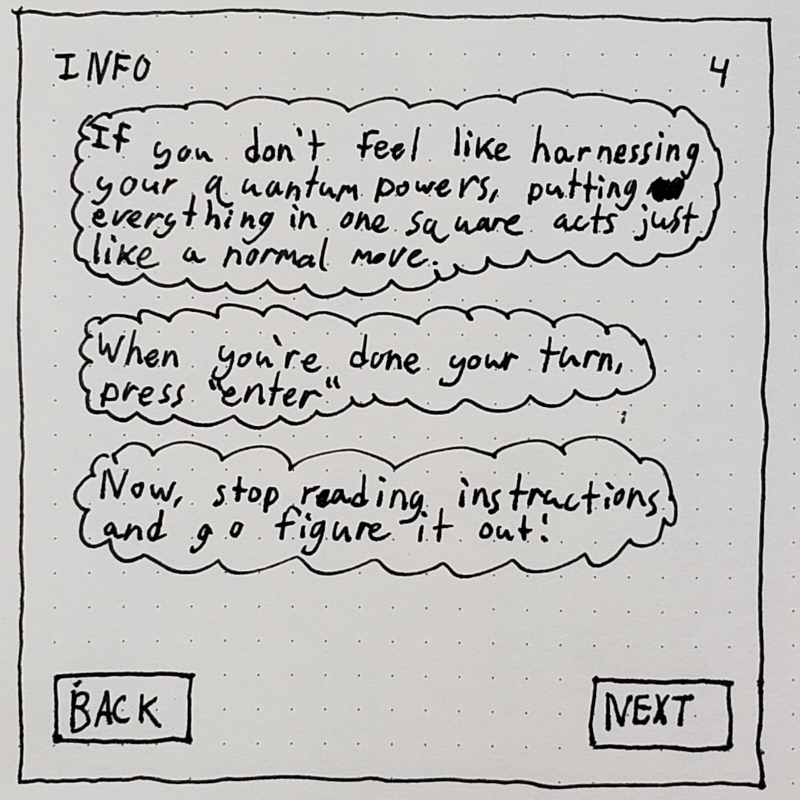
#> input picture assets/20200121_113425.jpg, 1600 x 1600 px, given in place of loading.gif, which was not available (shown at 1/2 size)
$ python -i tic-tac-no.py   (imports and definitions only)   (older library calls are emulated)
#> lines starting #> are read from the running program, lines starting #| are printed output that depends on the picture
#import statements
from tkinter import Canvas, Tk
from sys import exit
from time import sleep, time
from random import randint, uniform, choice
from math import sqrt, ceil
import os

try:
    from PIL import Image, ImageTk
except ModuleNotFoundError:
    # print("\nMODULE `PILLOW` NOT FOUND, INSTALLING NOW...\n")
    print("\n******ERROR******\nplease run `pip install pillow`, to make this work\n")
    exit()

#initialize tkinter and canvas
# [1 line not run here, left out]
# [1 line that did not run here, left out]

class qbit:
    """
    A qbit normally means the smallest piece of quantum information that can have two states (or a superposition of those two statements)
    Here, a qbit is a small particle that dissipates, and will swap from blue to red randomly
    """
    # [84 lines left out: functions __init__, normalizeVel, draw, update, not called in this run]

class game:
    """
    This is the base class that represents a game of tic-tac-toe.
    """
    # [599 lines left out: functions __init__, drawEffects, generateBoard, draw, getCurrSquare, getSquare and 7 more, not called in this run]

class campaignGame(game):
    """
    A subclass of game that supports single player
    """
    # [490 lines left out: functions __init__, passTurn, findHoles, fixMap, update, setInitialValues, not called in this run]

def loadPics():
    """
    This is a special function that loads all the pictures needed for the game
    """
    global pics

    #the loading can take quite long, so the loading image is loaded first to act as a temporary background
    loadingImage = Image.open("assets/loading.gif")
#> loadingImage is the input picture: PIL image 1600x1600 RGB; mean R, G, B 191.5, 190.2, 188
    loadingImage = loadingImage.resize((800, 800), Image.ANTIALIAS)
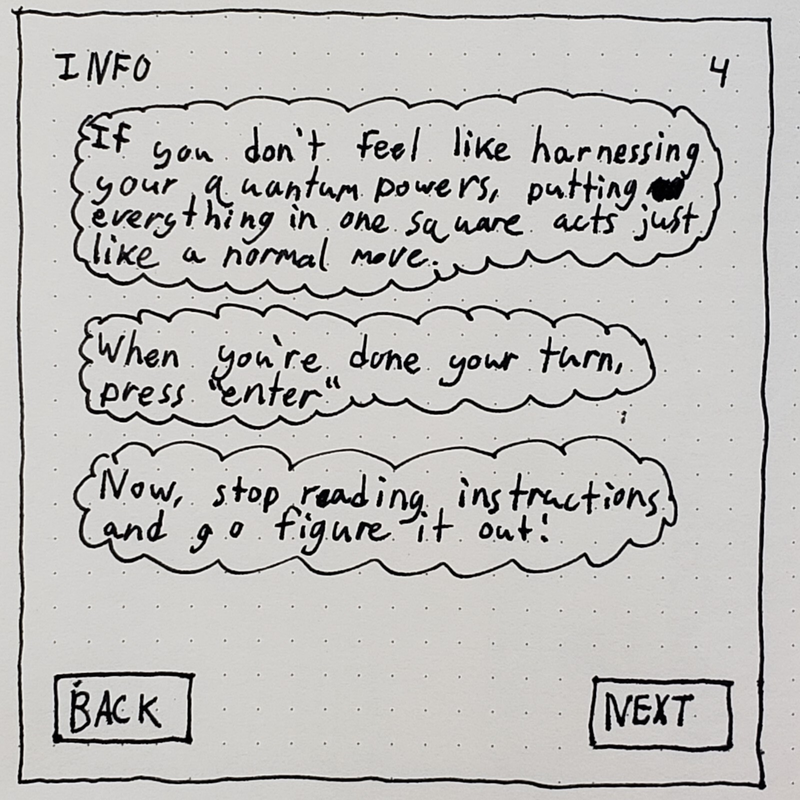
#> loadingImage: PIL image 800x800 RGB; mean R, G, B 191.6, 190.3, 188
    loadingImage = ImageTk.PhotoImage(image=loadingImage)

    #draw this image on the screen
#> (the run stopped early here; a loop or call above may not have finished)

$ run again, on assets/20200121_113504.jpg
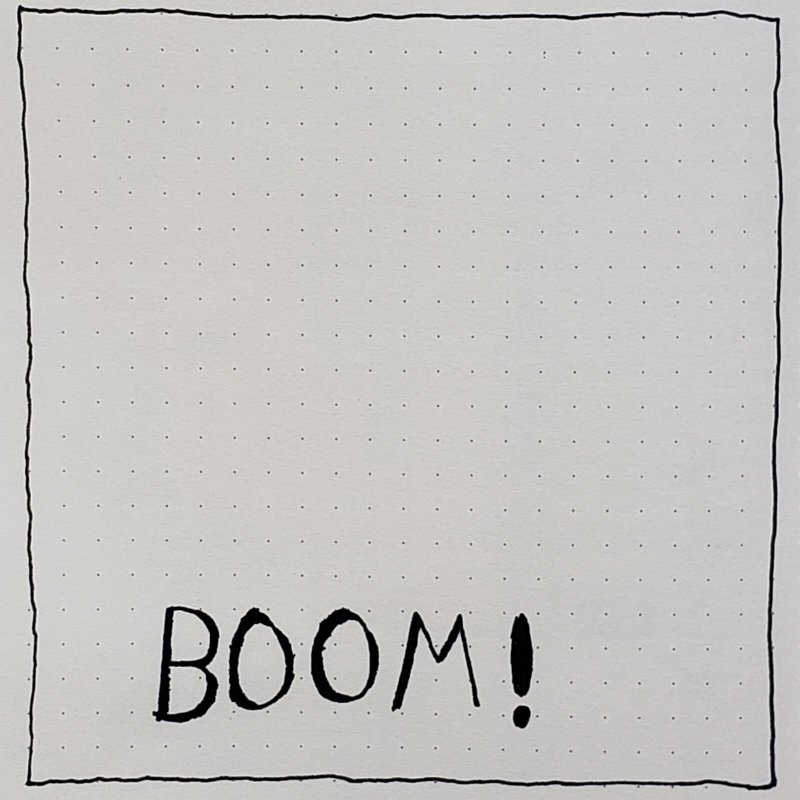
#> input picture assets/20200121_113504.jpg, 1600 x 1600 px, given in place of loading.gif, which was not available (shown at 1/2 size)
#> in loadPics, loadingImage is the input picture: PIL image 1600x1600 RGB; mean R, G, B 197.1, 195.7, 192.9
#> in loadPics, `loadingImage = loadingImage.resize((800, 800), Image.ANTIALIAS)`:
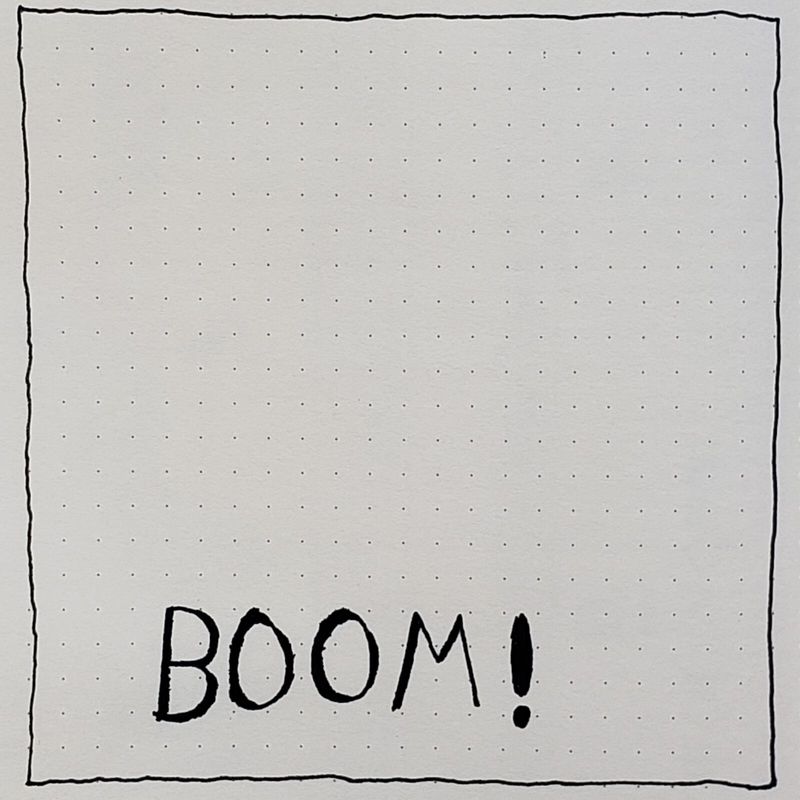
#> loadingImage: PIL image 800x800 RGB; mean R, G, B 197.2, 195.7, 192.9

$ run again, on assets/20200121_113520.jpg
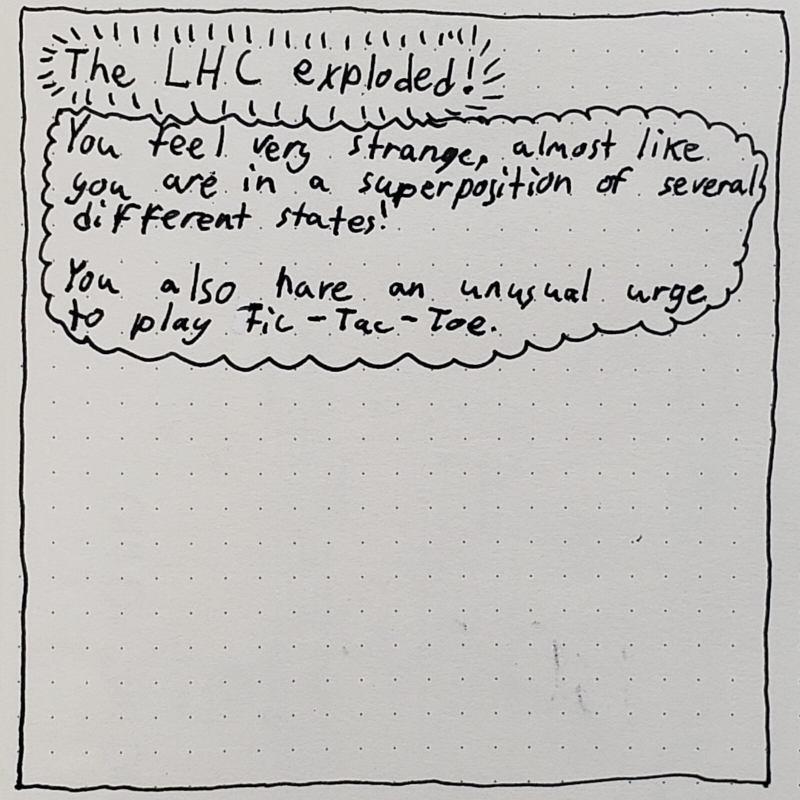
#> input picture assets/20200121_113520.jpg, 1600 x 1600 px, given in place of loading.gif, which was not available (shown at 1/2 size)
#> in loadPics, loadingImage is the input picture: PIL image 1600x1600 RGB; mean R, G, B 191.4, 189.6, 187
#> in loadPics, `loadingImage = loadingImage.resize((800, 800), Image.ANTIALIAS)`:
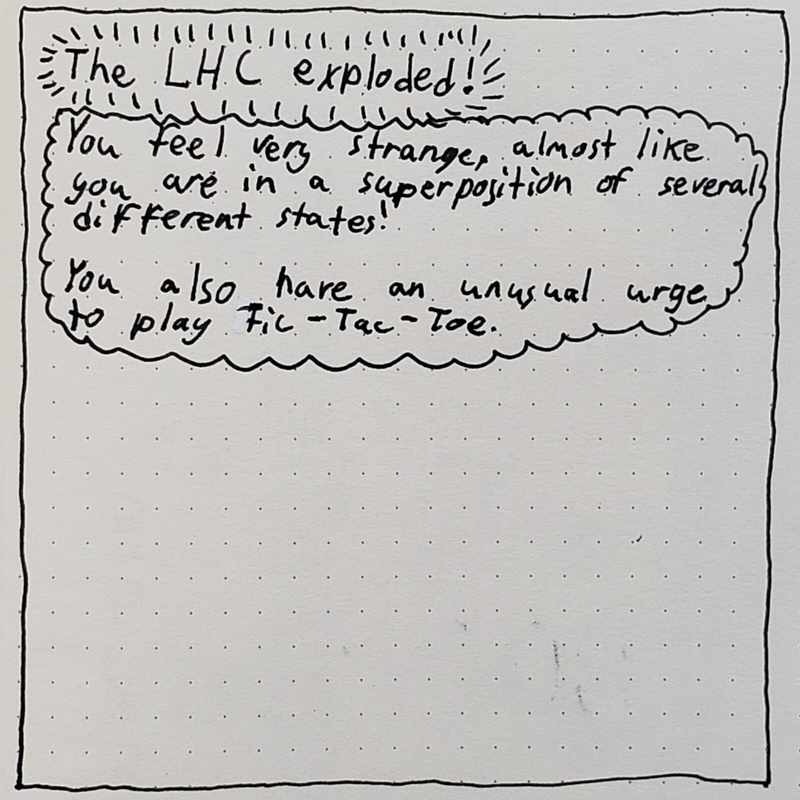
#> loadingImage: PIL image 800x800 RGB; mean R, G, B 191.4, 189.6, 187.1

$ run again, on assets/20200121_113527.jpg
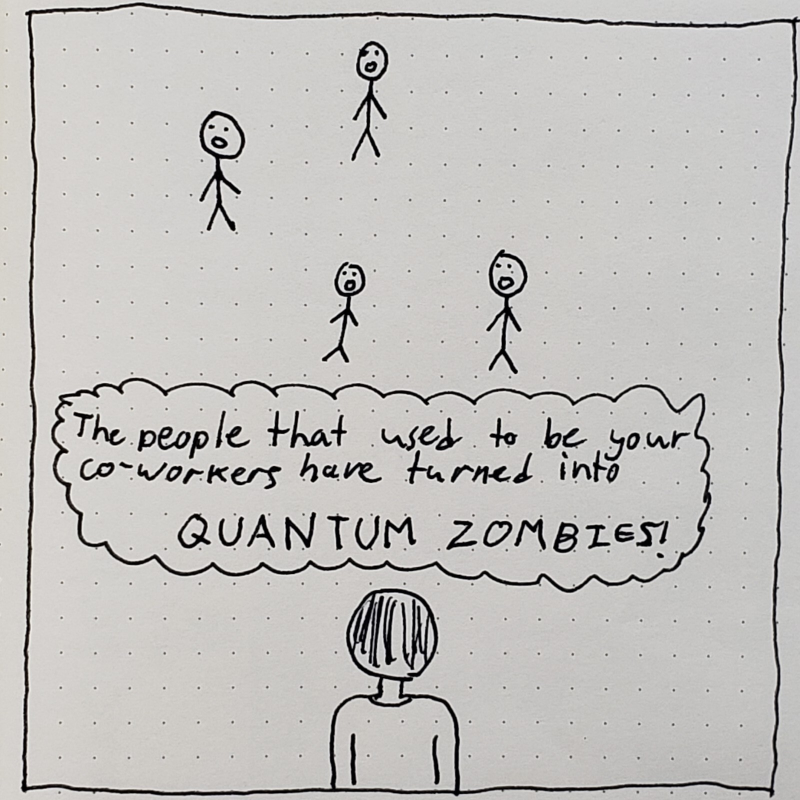
#> input picture assets/20200121_113527.jpg, 1600 x 1600 px, given in place of loading.gif, which was not available (shown at 1/2 size)
#> in loadPics, loadingImage is the input picture: PIL image 1600x1600 RGB; mean R, G, B 193.8, 192.1, 189.7
#> in loadPics, `loadingImage = loadingImage.resize((800, 800), Image.ANTIALIAS)`:
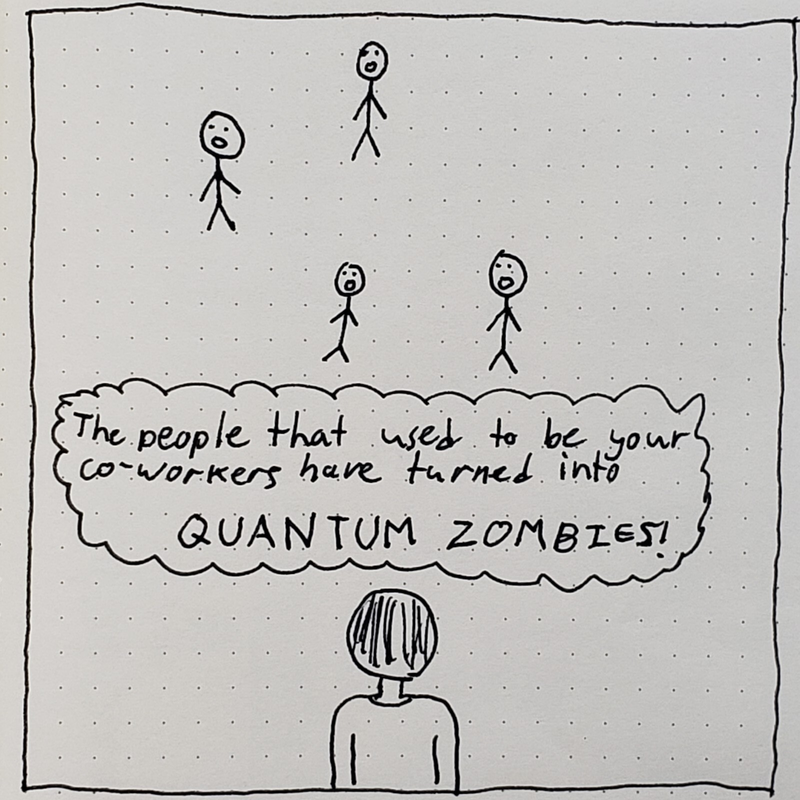
#> loadingImage: PIL image 800x800 RGB; mean R, G, B 193.8, 192.2, 189.7
